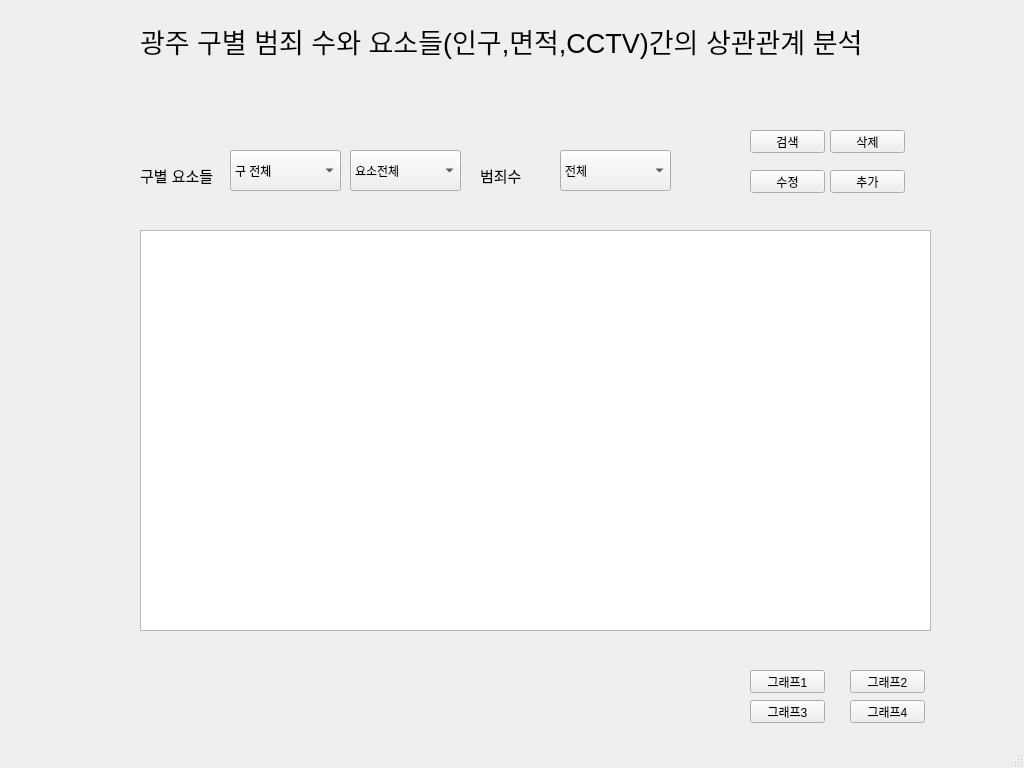
<?xml version="1.0" encoding="UTF-8"?>
<ui version="4.0">
 <class>MainWindow</class>
 <widget class="QMainWindow" name="MainWindow">
  <property name="geometry">
   <rect>
    <x>0</x>
    <y>0</y>
    <width>1024</width>
    <height>768</height>
   </rect>
  </property>
  <property name="windowTitle">
   <string>MainWindow</string>
  </property>
  <widget class="QWidget" name="centralwidget">
   <widget class="QPushButton" name="Modify_btn">
    <property name="geometry">
     <rect>
      <x>750</x>
      <y>170</y>
      <width>75</width>
      <height>23</height>
     </rect>
    </property>
    <property name="text">
     <string>수정</string>
    </property>
   </widget>
   <widget class="QPushButton" name="search_btn">
    <property name="geometry">
     <rect>
      <x>750</x>
      <y>130</y>
      <width>75</width>
      <height>23</height>
     </rect>
    </property>
    <property name="text">
     <string>검색</string>
    </property>
   </widget>
   <widget class="QPushButton" name="add_btn">
    <property name="geometry">
     <rect>
      <x>830</x>
      <y>170</y>
      <width>75</width>
      <height>23</height>
     </rect>
    </property>
    <property name="text">
     <string>추가</string>
    </property>
   </widget>
   <widget class="QPushButton" name="clear_btn">
    <property name="geometry">
     <rect>
      <x>830</x>
      <y>130</y>
      <width>75</width>
      <height>23</height>
     </rect>
    </property>
    <property name="text">
     <string>삭제</string>
    </property>
   </widget>
   <widget class="QPushButton" name="graph1_btn">
    <property name="geometry">
     <rect>
      <x>750</x>
      <y>670</y>
      <width>75</width>
      <height>23</height>
     </rect>
    </property>
    <property name="text">
     <string>그래프1</string>
    </property>
   </widget>
   <widget class="QPushButton" name="graph2_btn">
    <property name="geometry">
     <rect>
      <x>850</x>
      <y>670</y>
      <width>75</width>
      <height>23</height>
     </rect>
    </property>
    <property name="text">
     <string>그래프2</string>
    </property>
   </widget>
   <widget class="QPushButton" name="graph3_btn">
    <property name="geometry">
     <rect>
      <x>750</x>
      <y>700</y>
      <width>75</width>
      <height>23</height>
     </rect>
    </property>
    <property name="text">
     <string>그래프3</string>
    </property>
   </widget>
   <widget class="QComboBox" name="comboBox">
    <property name="geometry">
     <rect>
      <x>350</x>
      <y>150</y>
      <width>111</width>
      <height>41</height>
     </rect>
    </property>
    <item>
     <property name="text">
      <string>요소전체</string>
     </property>
    </item>
    <item>
     <property name="text">
      <string>인구</string>
     </property>
    </item>
    <item>
     <property name="text">
      <string>면적</string>
     </property>
    </item>
    <item>
     <property name="text">
      <string>CCTV</string>
     </property>
    </item>
   </widget>
   <widget class="QComboBox" name="comboBox_4">
    <property name="geometry">
     <rect>
      <x>560</x>
      <y>150</y>
      <width>111</width>
      <height>41</height>
     </rect>
    </property>
    <item>
     <property name="text">
      <string>전체</string>
     </property>
    </item>
    <item>
     <property name="text">
      <string>동구</string>
     </property>
    </item>
    <item>
     <property name="text">
      <string>서구</string>
     </property>
    </item>
    <item>
     <property name="text">
      <string>남구</string>
     </property>
    </item>
    <item>
     <property name="text">
      <string>북구</string>
     </property>
    </item>
    <item>
     <property name="text">
      <string>광산구</string>
     </property>
    </item>
   </widget>
   <widget class="QLabel" name="label">
    <property name="geometry">
     <rect>
      <x>140</x>
      <y>160</y>
      <width>101</width>
      <height>31</height>
     </rect>
    </property>
    <property name="font">
     <font>
      <family>Arial</family>
      <pointsize>11</pointsize>
     </font>
    </property>
    <property name="text">
     <string>구별 요소들</string>
    </property>
   </widget>
   <widget class="QPushButton" name="graph4_btn">
    <property name="geometry">
     <rect>
      <x>850</x>
      <y>700</y>
      <width>75</width>
      <height>23</height>
     </rect>
    </property>
    <property name="text">
     <string>그래프4</string>
    </property>
   </widget>
   <widget class="QLabel" name="label_2">
    <property name="geometry">
     <rect>
      <x>140</x>
      <y>20</y>
      <width>851</width>
      <height>41</height>
     </rect>
    </property>
    <property name="font">
     <font>
      <family>Arial</family>
      <pointsize>20</pointsize>
     </font>
    </property>
    <property name="text">
     <string>광주 구별 범죄 수와 요소들(인구,면적,CCTV)간의 상관관계 분석</string>
    </property>
   </widget>
   <widget class="QTableWidget" name="tableWidget">
    <property name="geometry">
     <rect>
      <x>140</x>
      <y>230</y>
      <width>791</width>
      <height>401</height>
     </rect>
    </property>
   </widget>
   <widget class="QLabel" name="label_3">
    <property name="geometry">
     <rect>
      <x>480</x>
      <y>160</y>
      <width>101</width>
      <height>31</height>
     </rect>
    </property>
    <property name="font">
     <font>
      <family>Arial</family>
      <pointsize>11</pointsize>
     </font>
    </property>
    <property name="text">
     <string>범죄수</string>
    </property>
   </widget>
   <widget class="QComboBox" name="comboBox_2">
    <property name="geometry">
     <rect>
      <x>230</x>
      <y>150</y>
      <width>111</width>
      <height>41</height>
     </rect>
    </property>
    <item>
     <property name="text">
      <string>구 전체</string>
     </property>
    </item>
    <item>
     <property name="text">
      <string>동구</string>
     </property>
    </item>
    <item>
     <property name="text">
      <string>서구</string>
     </property>
    </item>
    <item>
     <property name="text">
      <string>남구</string>
     </property>
    </item>
    <item>
     <property name="text">
      <string>북구</string>
     </property>
    </item>
    <item>
     <property name="text">
      <string>광산구</string>
     </property>
    </item>
   </widget>
  </widget>
  <widget class="QMenuBar" name="menubar">
   <property name="geometry">
    <rect>
     <x>0</x>
     <y>0</y>
     <width>1024</width>
     <height>21</height>
    </rect>
   </property>
  </widget>
  <widget class="QStatusBar" name="statusbar"/>
 </widget>
 <resources/>
 <connections/>
</ui>
